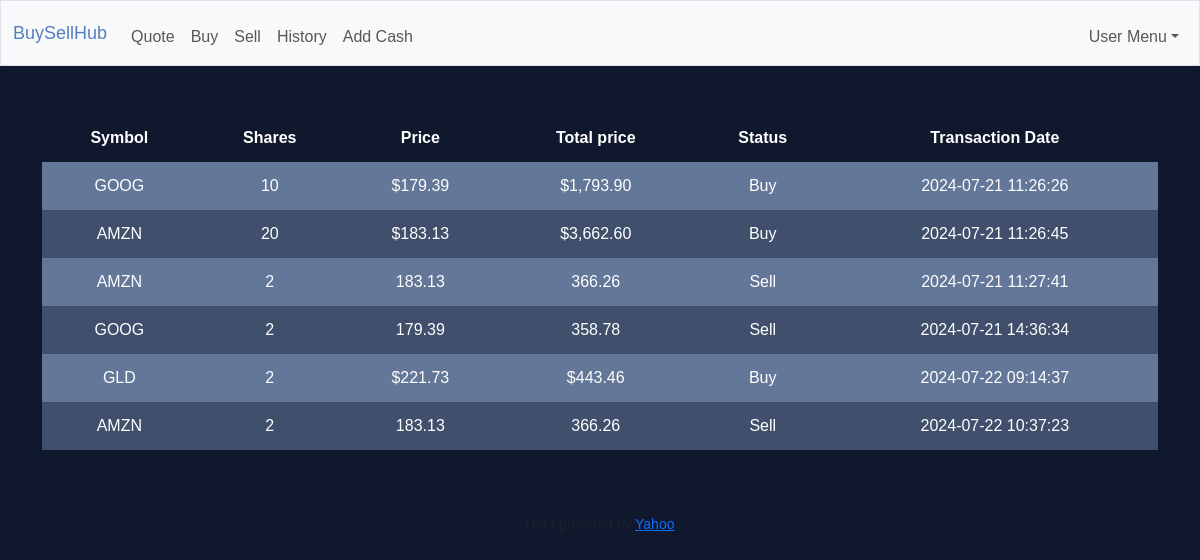
Page /history (signed in) on the earlier database version.
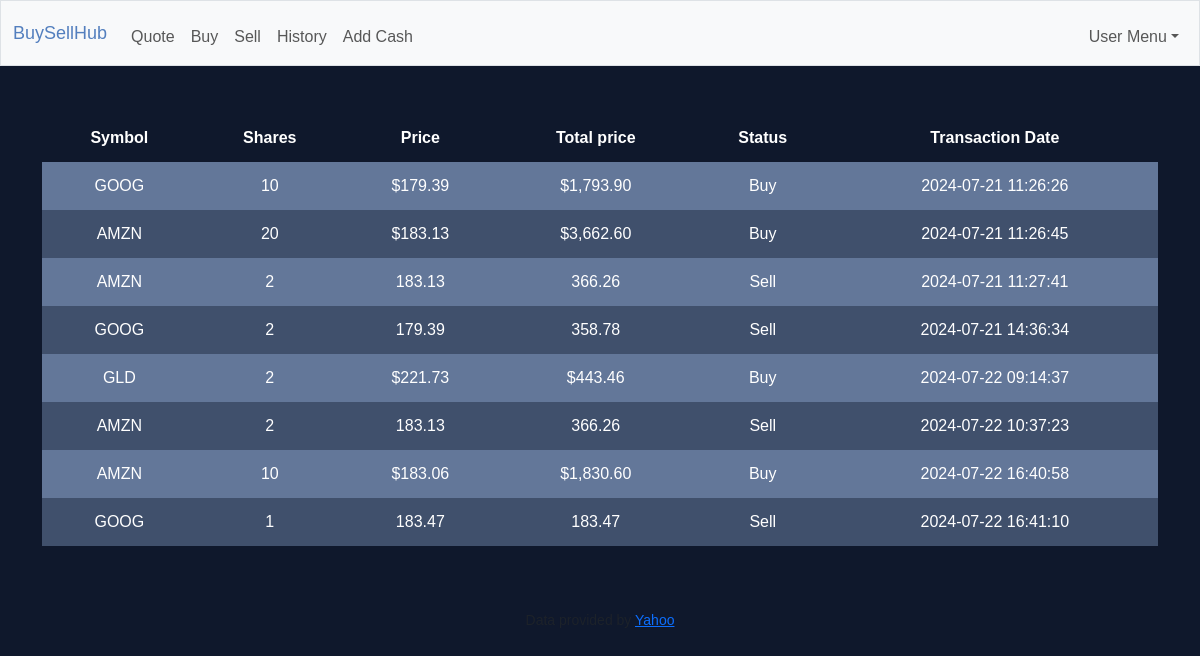
Same page on the later database version.
### tables this page shows
CREATE TABLE history (transaction_id INTEGER PRIMARY KEY AUTOINCREMENT, symbol TEXT NOT NULL, shares NUMERIC NOT NULL, price TEXT NOT NULL, total_price TEXT NOT NULL, status TEXT NOT NULL, time TEXT NOT NULL, user_id INTEGER, FOREIGN KEY (user_id) REFERENCES users(id));

### routes.py (the view)
@login_required
def history():
    history_result = db.execute(
        "SELECT symbol, shares, price, total_price, status, time FROM history WHERE user_id=?", session["user_id"])
    if not history_result:
        return apology("There is no any transaction to display")
    return render_template("history.html", history_result=history_result)

### utility.py (called while the page is built)
def login_required(f):
    @wraps(f)
    def decorated_function(*args, **kwargs):
        if session.get("user_id") is None:
            return redirect("/login")
        return f(*args, **kwargs)
    return decorated_function

### templates/history.html (shortened to what this page needs)
{% extends "layout.html" %}
{% block main %}
    <table>
        <thead>
            <tr>
                <th>Symbol</th>
                <th>Shares</th>
                <th>Price</th>
                <th>Total price</th>
                <th>Status</th>
                <th>Transaction Date</th>
            </tr>
        </thead>
        <tbody>
            {% for result in history_result %}
            <tr>
                <td>{{result.symbol}}</td>
                <td>{{ result.shares }}</td>
                <td>{{ result.price }}</td>
                <td>{{ result.total_price }}</td>
                <td>{{ result.status }}</td>
                <td>{{ result.time }}</td>
            </tr>
            {% endfor %}
        </tbody>
    </table>
{% endblock %}

### templates/layout.html (shortened to what this page needs)
<!DOCTYPE html>
<html lang="en">
<head>
    <link href="https://cdn.jsdelivr.net/npm/bootstrap@5.3.2/dist/css/bootstrap.min.css" rel="stylesheet"
>
    <link href="/static/styles.css" rel="stylesheet">
</head>
<body>
    <nav class="bg-light border navbar navbar-expand-md navbar-light">
        <div class="container-fluid">
            <a class="navbar-brand" href="/"><span class="blue">BuySellHub</span></a>
            <div class="collapse navbar-collapse" id="navbar">
                {% if session["user_id"] %}
                <ul class="navbar-nav me-auto mt-2">
                    <li class="nav-item"><a class="nav-link" href="/quote">Quote</a></li>
                    <li class="nav-item"><a class="nav-link" href="/buy">Buy</a></li>
                    <li class="nav-item"><a class="nav-link" href="/sell">Sell</a></li>
                    <li class="nav-item"><a class="nav-link" href="/history">History</a></li>
                    <li class="nav-item"><a class="nav-link" href="/adding_cash">Add Cash</a></li>
                </ul>
                <ul class="navbar-nav ms-auto mt-2">
                    <li class="nav-item dropdown">
                        <a style="margin-left: 50px" class="nav-link dropdown-toggle" href="#" id="navbarDropdown"
                            role="button" data-bs-toggle="dropdown" aria-exapnded="false">User Menu</a>
                    </li>
                </ul>
                {% else %}
                <ul class="navbar-nav ms-auto mt-2">
                    <li class="nav-item"><a class="nav-link" href="/register">Register</a></li>
                    <li class="nav-item"><a class="nav-link" href="/login">Log In</a></li>
                </ul>
                {% endif %}
            </div>
        </div>
    </nav>
    <main class="container py-5 text-center">
        {% block main %}{% endblock %}
    </main>
    <footer class="mb-5">
        <p class="mb-3 small text-center text-muted">
            Data provided by <a href="https://finance.yahoo.com/">Yahoo</a>
        </p>
    </footer>
</body>
</html>

### static/styles.css (style rules this page uses)
body { background-color: #0F182C; color: white; font-family: Arial, sans-serif; margin: 0; }
nav .navbar-brand { font-size: large; }
nav .navbar-brand .blue { color: #537fbe; }
table { background-color: transparent; margin-bottom: 1rem; width: 100%; }
table th, table td { padding: 0.75rem; vertical-align: middle; }
tbody { background-color: rgba(179, 208, 255, 0.3); }
tbody tr:nth-of-type(odd) { background-color: rgba(179, 208, 255, 0.3); }

Differences in the rows shown:
added history: symbol "AMZN", shares "10", price "$183.06", total_price "$1,830.60", status "Buy", time "2024-07-22 16:40:58"
added history: symbol "GOOG", shares "1", price "183.47", total_price "183.47", status "Sell", time "2024-07-22 16:41:10"
